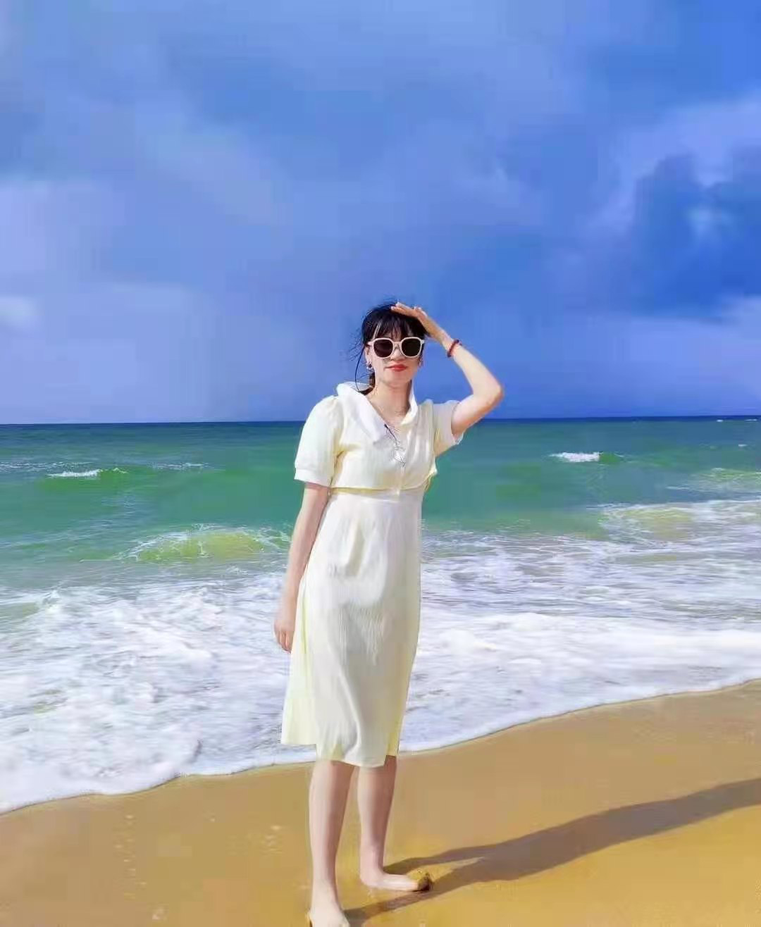
#> input picture 76-朱文浩-上海/第二周/img.png, 761 x 927 px, shrunk from 1080 x 1316 before the run
$ python image_gray_second_value.py
#> lines starting #> are read from the running program, lines starting #| are printed output that depends on the picture; after the words box and inside, x2 and y2 are one past the last pixel; in counts of white or black regions, pixels touching at a corner belong together
import cv2
import matplotlib.pyplot as plt
import numpy as np
from skimage.color import rgb2gray

'''
手动实现灰度化
'''
# 读取图片
img = cv2.imread('img.png')
#> img is the input picture: shape (927, 761, 3); mean B, G, R 187.2, 159.8, 144
# 读取图片长，宽
h, w = img.shape[:2]
#> h = 927; w = 761

img_gray = np.zeros([h, w], img.dtype)
for i in range(h):
    for j in range(w):
        m = img[i,j]
        img_gray[i,j] = int(m[0]*0.11+m[1]*0.59+m[2]*0.3)
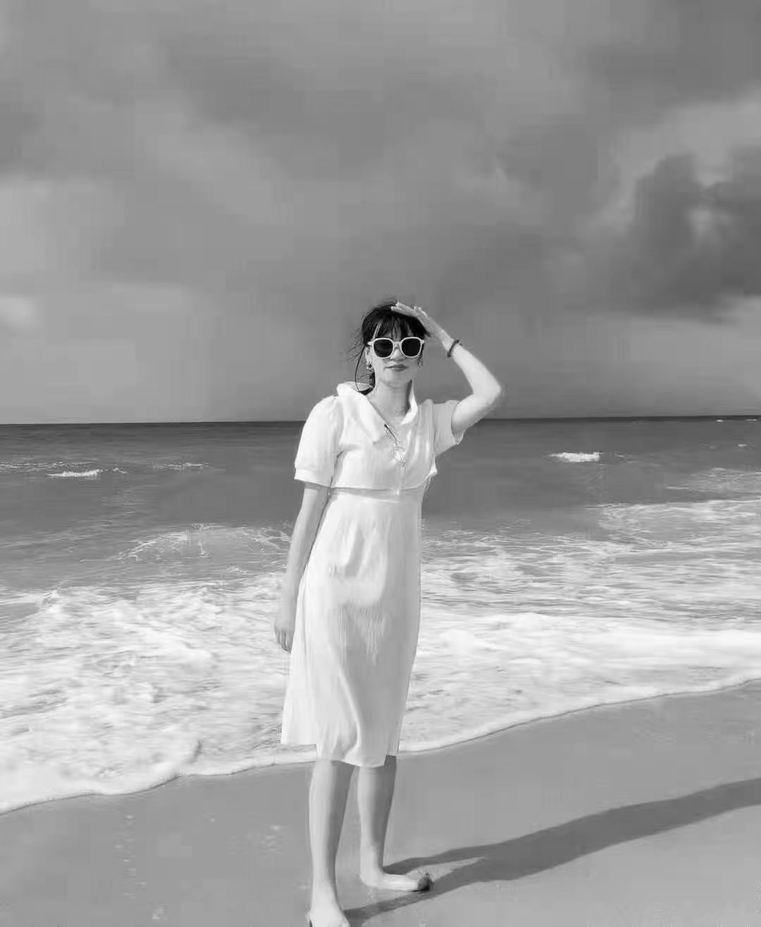
#> img_gray: shape (927, 761); min 0, max 255, mean 157.5

print(img_gray)
#> (printed output is left out)
cv2.imshow('gray picture ',img_gray)
cv2.waitKey(3)


'''
手动二值化
'''

# [10 lines of commented-out code are left out]


"""
numpy实现图像二值化
"""

img_binary = np.where(img_gray >= 0.5, 1, 0)
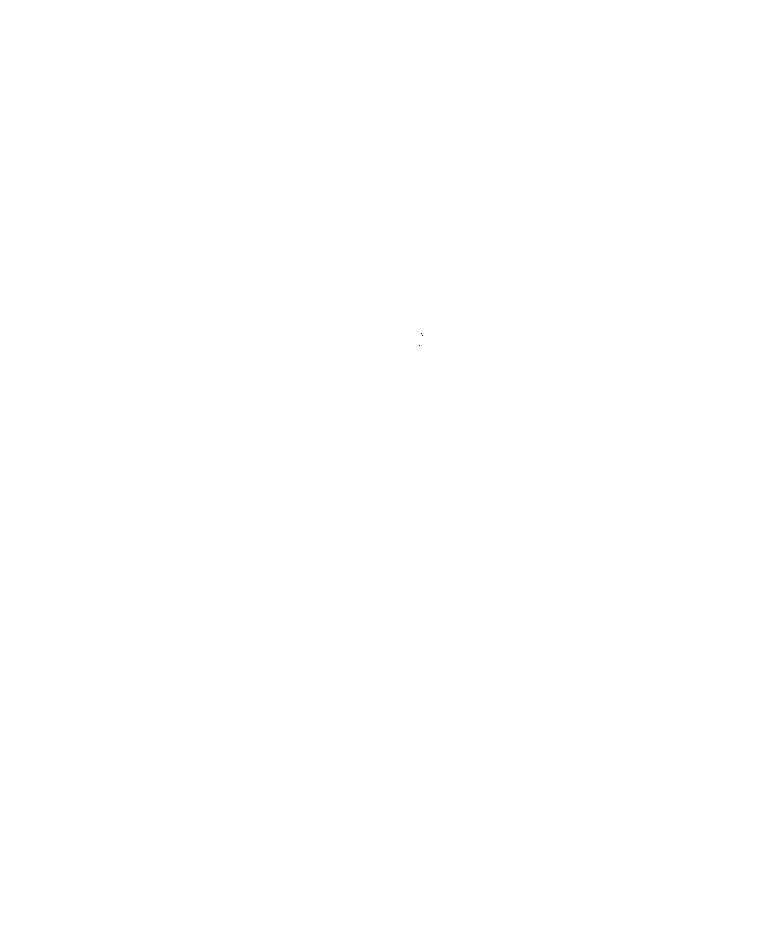
#> img_binary: shape (927, 761) int64; values 0 (black) and 1 (white), 100% white; black in thin lines or dots, all inside (x1, y1, x2, y2) = (419, 333, 423, 346)
plt.imshow(img_binary,cmap="gray")
plt.show()
